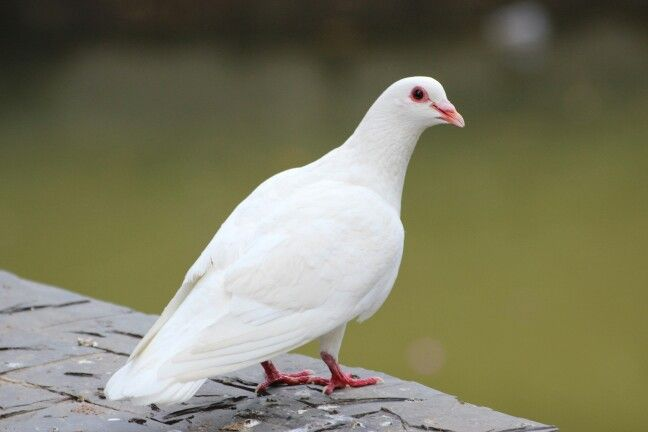
#> input picture bird.jpg, 648 x 432 px, found by its file name
$ python 'Convulation filtel.py'
#> lines starting #> are read from the running program, lines starting #| are printed output that depends on the picture

import matplotlib.pyplot as plt
import numpy as np
import cv2

def main():
    img_path="C:/Users/Dell/Desktop/class4_1/DIP/code/bird.jpg"
    rgb=plt.imread(img_path)
#> rgb is the input picture: shape (432, 648, 3); mean R, G, B 125.1, 123.8, 98.2
    grayscale=cv2.cvtColor(rgb,cv2.COLOR_RGB2GRAY)
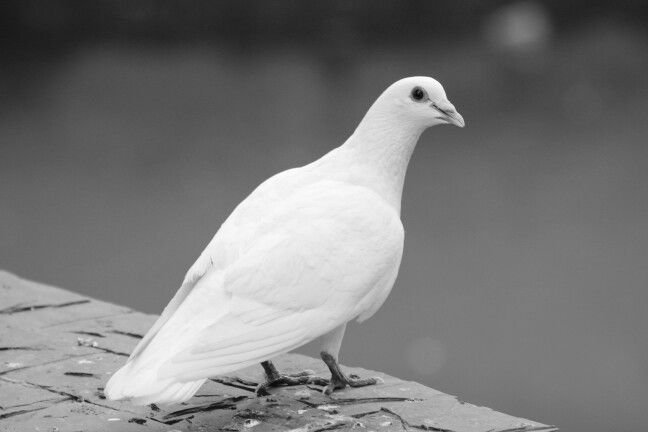
#> grayscale: shape (432, 648); min 4, max 255, mean 121.3

    img=np.array(grayscale)
    img=img.reshape(-1)

    yaxis=np.zeros((256,),dtype=int)
    xaxis=range(256)

    for i in range(0,len(img)):
        yaxis[img[i]]+=1
#> after the loop, yaxis = 256 values, max 7707 at index 122, min 0 at index 0, mean 1093.5

    plt.subplot(2,2,1)
    plt.bar(xaxis,yaxis,width=1)
    plt.title("Custom Histogram")

    plt.subplot(2,2,2)
    plt.hist(img.ravel(),256,[0,256])
    plt.title("Built Histogram")

    kernel=np.array([[3,0,-3],[10,0,-10],[3,0,-3]])
    conb=cv2.filter2D(grayscale,-1,kernel)
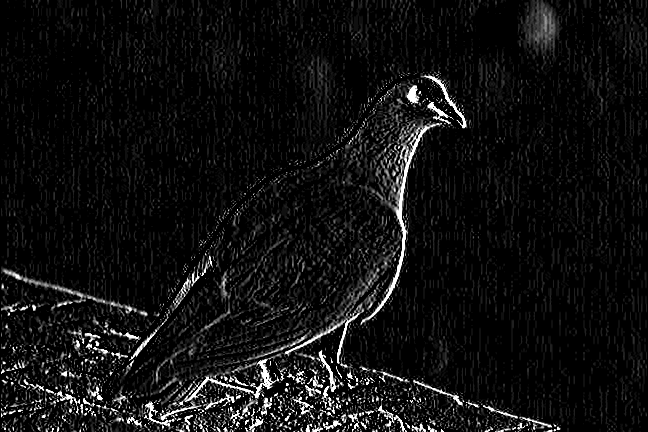
#> conb: shape (432, 648); min 0, max 255, mean 16.8
    plt.subplot(2,2,3)
    plt.imshow(conb,cmap='gray')
    plt.title("Built Filter")


    img1=grayscale
    w,h=img1.shape
#> w = 432; h = 648
    new_img=np.zeros(shape=(w+2,h+2))
    w,h=new_img.shape
#> w = 434; h = 650
    new_img[1:w-1,1:h-1]=img1
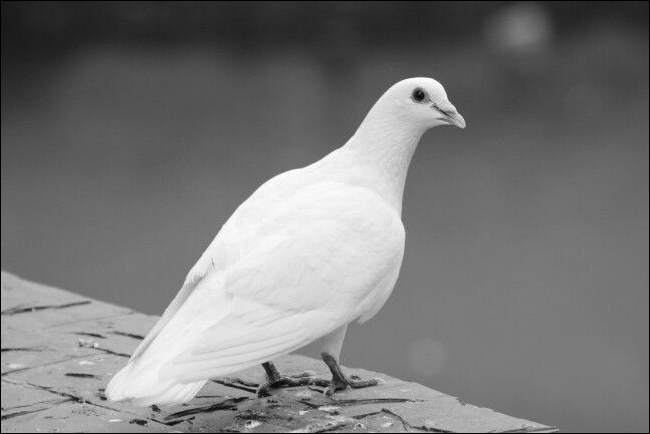
#> new_img: shape (434, 650) float64; min 0, max 255, mean 120.3
    new_img.astype(int)

    _,k=kernel.shape
    w,h=new_img.shape
    nw,nh=w-k+1,h-k+1
#> nw = 432; nh = 648
    conv_img=np.zeros(shape=(nw,nh))

    for i in range(nw):
        for j in range(nh):
            mat=new_img[i:i+k,j:j+k]
            conv_img[i][j]=np.sum(np.multiply(kernel,mat))
            if(conv_img[i][j]<0):
                conv_img[i][j]=0
            elif(conv_img[i][j]>255):
                conv_img[i][j]=255

    plt.subplot(2,2,4)
    plt.imshow(conv_img,cmap='gray')
    plt.title("Custom Filter")
    plt.show()
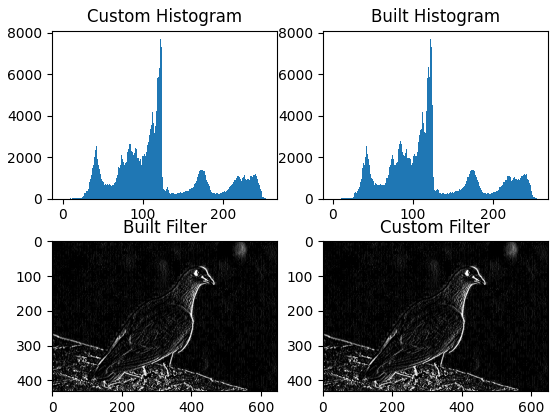
#> figure drawn by matplotlib, 4 panels; panel 1: tallest bar 7707 high, from x = 121.5 to 122.5; panel 2: tallest bar 7707 high, from x = 122 to 123


if __name__ == '__main__':
    main()

$ run again, with ship.jpg copied over bird.jpg
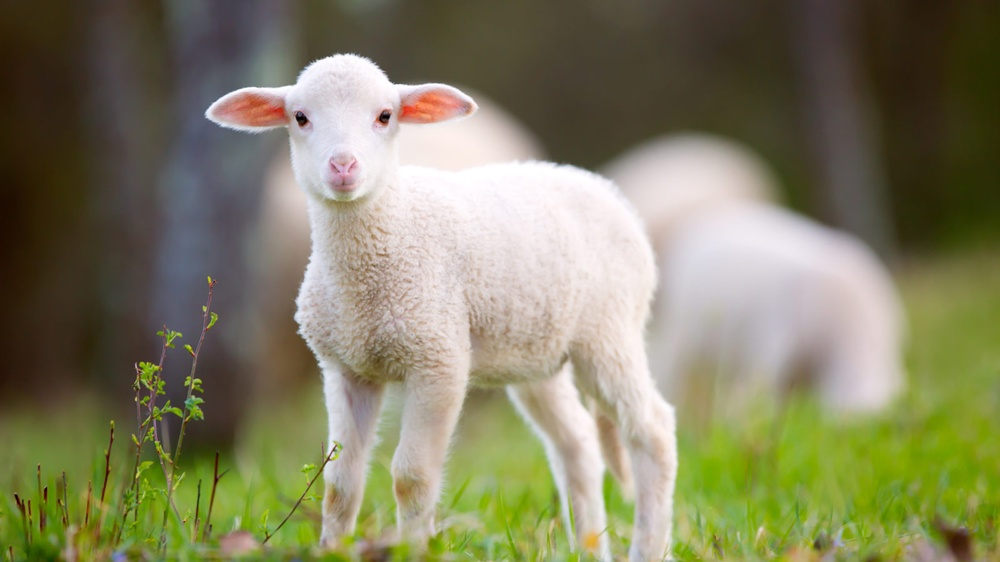
#> input picture ship.jpg, 1000 x 562 px, shrunk from 1600 x 900 before the run, found by its file name
#> in main, rgb is the input picture: shape (562, 1000, 3); mean R, G, B 130.5, 128.4, 98.5
#> in main, `grayscale=cv2.cvtColor(rgb,cv2.COLOR_RGB2GRAY)`:
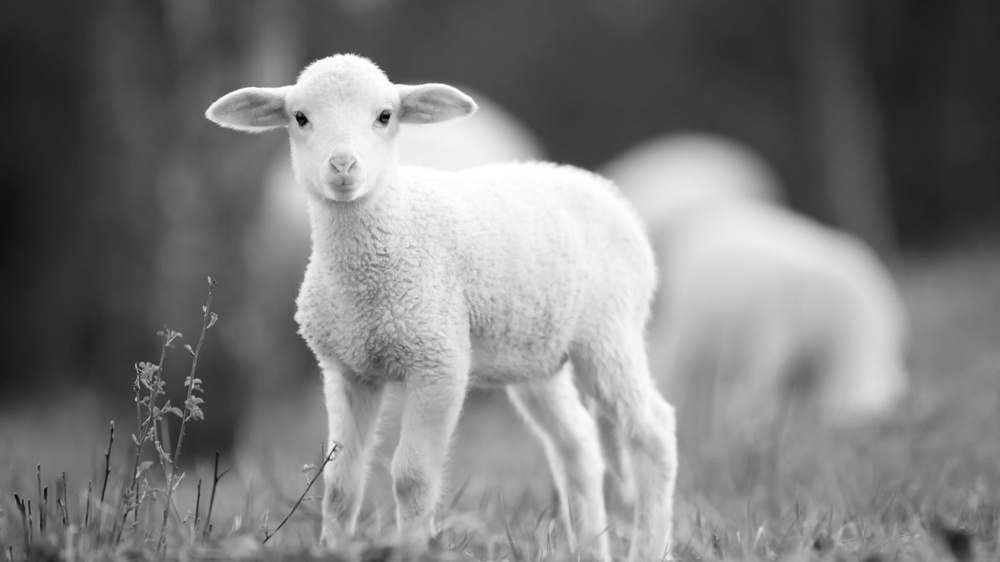
#> grayscale: shape (562, 1000); min 0, max 255, mean 125.6
#> after the loop in main, `for i in range(0,len(img)):`: yaxis = 256 values, max 7118 at index 64, min 1 at index 0, mean 2195.3
#> in main, `plt.show()`:
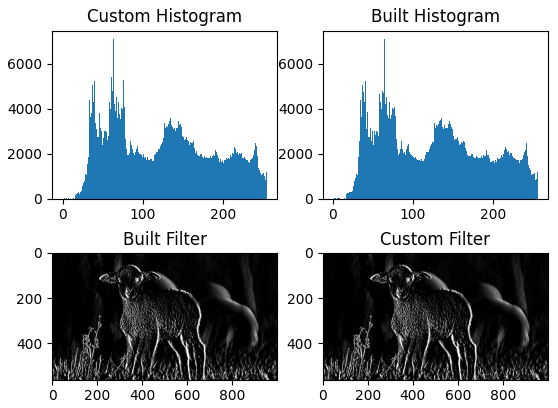
#> figure drawn by matplotlib, 4 panels; panel 1: tallest bar 7118 high, from x = 63.5 to 64.5; panel 2: tallest bar 7118 high, from x = 64 to 65
